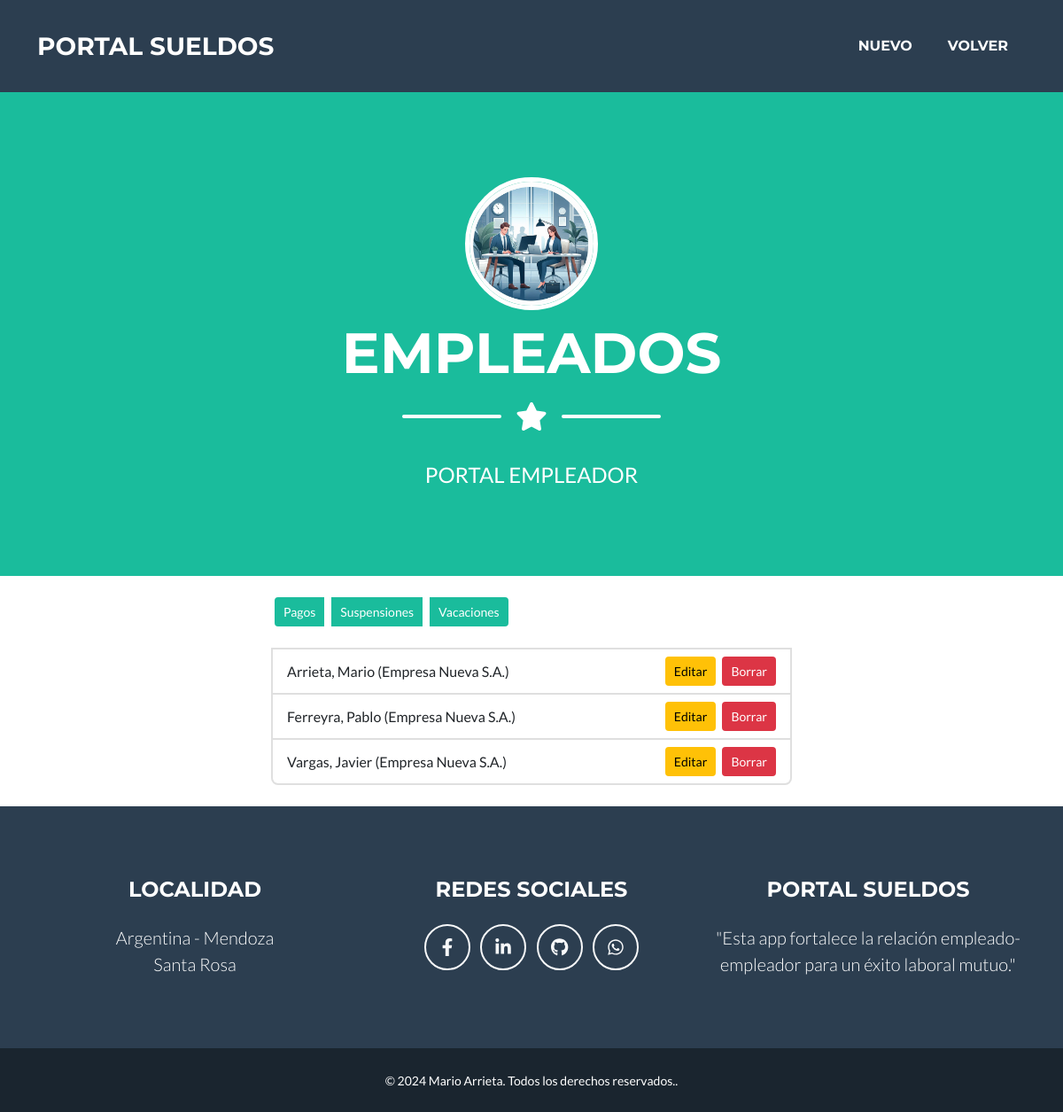
Before: /empleador/empleado/buscar/ (signed in) with the older database file.
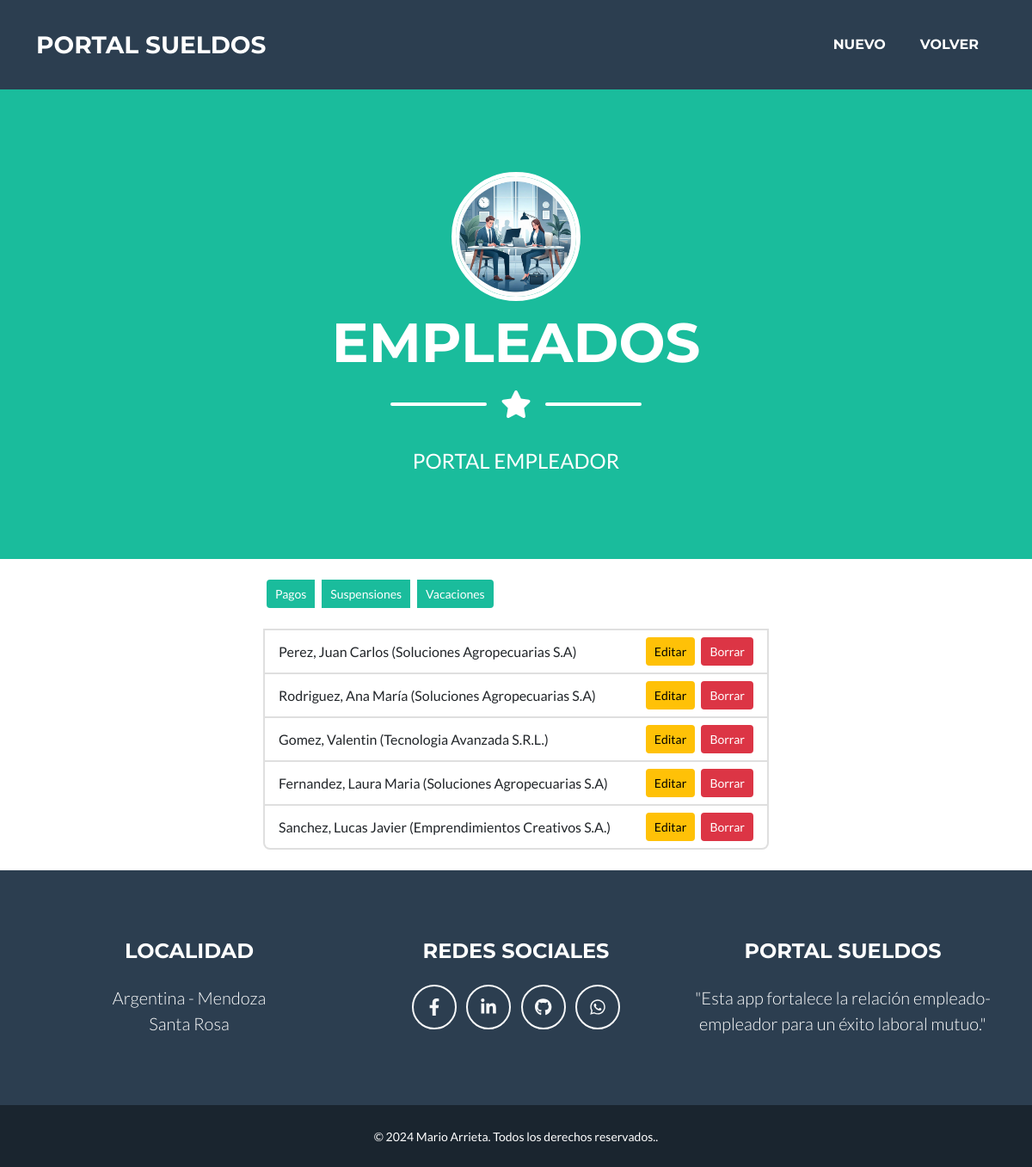
After: the same page with the newer database file.
### empleador/models.py (models this page shows, shortened)
class Empleado (models.Model):
    empleador = models.ForeignKey (Empleador, on_delete=models.CASCADE, verbose_name="Empleador")
    apellido = models.CharField(max_length=50, verbose_name="Apellido")
    nombre = models.CharField(max_length=50, verbose_name="Nombre")
    cuil = models.PositiveIntegerField(validators=[validate_cuil_length], unique=True, verbose_name="CUIL")
    fecha_ingreso = models.DateField(verbose_name="Fecha de ingreso")
    email = models.EmailField(verbose_name= "e-Mail ")
    def __str__(self):
        return f"{self.apellido.title()}, {self.nombre.title()} ({self.empleador.razonSocial.title()})"
    class Meta:
        verbose_name = "Empleado"
        verbose_name_plural = "Empleados"

class Empleador (models.Model):
    razonSocial = models.CharField(max_length=50, verbose_name="Razon Social")
    cuit = models.PositiveIntegerField(validators=[validate_cuil_length], unique=True, verbose_name="CUIT")
    email = models.EmailField(verbose_name="e-Mail")
    class Meta:
        verbose_name = "Empleador"
        verbose_name_plural = "Empleadores"

### empleador/views.py (the view)
class EmpleadoRead(LoginRequiredMixin, ListView):
    model = Empleado
    template_name = "empleador/empleado_buscar.html"
    login_url = reverse_lazy ("empleador:login")

### empleador/templates/empleador/empleado_buscar.html (shortened to what this page needs)
{% extends 'core/base.html' %}
{% load static %}
{% block  titulo%}
    <li class="nav-item mx-0 mx-lg-1"><a class="nav-link py-3 px-0 px-lg-3 rounded" href="{% url 'empleador:empleado_create' %}">Nuevo</a></li>
    <li class="nav-item mx-0 mx-lg-1"><a class="nav-link py-3 px-0 px-lg-3 rounded" href="{% url 'empleador:index' %}">Volver</a></li>
{% endblock titulo %}
{% block imagen %}
   {% static 'empleador/img/empleador.webp' %}
{% endblock imagen %}
{% block pagina%}
   EMPLEADOS
{% endblock pagina%}
{% block mensaje%}
    PORTAL EMPLEADOR
{% endblock mensaje%}
{% block formulario %}
<br>
{% if object_list %}
<div class="row justify-content-center">
    <div class="col-lg-6">
        <div class="btn-group btn-group-sm d-inline-flex">
            <a href="{% url 'empleador:pagos_create' %}" class="btn btn-sm btn-primary mx-1">Pagos</a>
            <a href="{% url 'empleador:suspensiones_create' %}" class="btn btn-sm btn-primary mx-1">Suspensiones</a>
            <a href="{% url 'empleador:vacaciones_create' %}" class="btn btn-sm btn-primary mx-1">Vacaciones</a>
        </div>
        <ul class="list-group">
            <br>
            {% for empleado in object_list %}
            <li class="list-group-item d-flex justify-content-between align-items-center">
                <div>
                    {{ empleado }}
                </div>
                <div>
                    <a href="{% url 'empleador:empleado_update' empleado.id %}" class="btn btn-sm btn-primary mx-1 btn-warning">Editar</a>
                    <a href="{% url 'empleador:empleado_delete' empleado.id %}" class="btn btn-sm btn-danger">Borrar</a>
                </div>
            </li>
            {% endfor %}
        </ul>
    </div>
</div>
{% endif %}
<br>
{% endblock formulario %}

### core/templates/core/base.html (shortened to what this page needs)
{% load static %}
<!DOCTYPE html>
<html lang="es">
    <head>
        <link href="{% static 'core/css/styles.css' %}" rel="stylesheet" />
    </head>
    <body id="page-top">
        <nav class="navbar navbar-expand-lg bg-secondary text-uppercase fixed-top" id="mainNav">
            <div class="container">
                <a class="navbar-brand">Portal Sueldos</a>
                <div class="collapse navbar-collapse" id="navbarResponsive">
                    <ul class="navbar-nav ms-auto">
                        {% block titulo %} {% endblock titulo%}</a></li>
                    </ul>
                </div>
            </div>
        </nav>
        <header class="masthead bg-primary text-white text-center">
            <div class="container d-flex align-items-center flex-column">
                <div class="rounded-circle overflow-hidden" style="width: 150px; height: 150px; border: 5px solid white;">
                    <img class="masthead-avatar" src= "{% block imagen %}{% endblock imagen %}"  alt=""  style="width: 100%; height: 100%; object-fit: cover;">
                </div>
                <h1 class="masthead-heading text-uppercase mb-0" style="margin-top: 20px;">{% block pagina%}{% endblock pagina%}</h1>
                <div class="divider-custom divider-light">
                    <div class="divider-custom-line"></div>
                    <div class="divider-custom-icon"><i class="fas fa-star"></i></div>
                    <div class="divider-custom-line"></div>
                </div>
            </div>
            <p class="masthead-subheading font-weight-light mb-0">{% block mensaje%}{% endblock mensaje%}</p>
        </header>
        {% block formulario %} {% endblock formulario%}
        <footer class="footer text-center">
            <div class="container">
                <div class="row">
                    <div class="col-lg-4 mb-5 mb-lg-0">
                        <h4 class="text-uppercase mb-4">Localidad</h4>
                        <p class="lead mb-0">
                            Argentina - Mendoza
                            <br />
                            Santa Rosa
                        </p>
                    </div>
                    <div class="col-lg-4 mb-5 mb-lg-0">
                        <h4 class="text-uppercase mb-4">Redes Sociales</h4>
                        <a class="btn btn-outline-light btn-social mx-1" href="https://www.facebook.com/mario.arrieta.330467" target="_blank"><i class="fab fa-fw fa-facebook-f"></i></a>
                        <a class="btn btn-outline-light btn-social mx-1" href="https://www.linkedin.com/in/mario-alberto-arrieta-038153252/" target="_blank"><i class="fab fa-fw fa-linkedin-in"></i></a>
                        <a class="btn btn-outline-light btn-social mx-1" href="https://github.com/MarioArrieta" target="_blank"><i class="fab fa-github"></i></a>
                        <a class="btn btn-outline-light btn-social mx-1" href="https://api.whatsapp.com/send?phone=2612467511" target="_blank"><i class="fab fa-fw fa-whatsapp"></i></a>
                    </div>
                    <div class="col-lg-4">
                        <h4 class="text-uppercase mb-4">Portal Sueldos</h4>
                        <p class="lead mb-0">
                            "Esta app fortalece la relación empleado-empleador para un éxito laboral mutuo."
                        </p>
                    </div>
                </div>
            </div>
        </footer>
        <div class="copyright py-4 text-center text-white">
            <div class="container"><small>&copy;   2024 Mario Arrieta. Todos los derechos reservados..</small></div>
        </div>
    </body>
</html>

Changed rows visible on the page:
removed Empleado: apellido+nombre+empleador "Arrieta, Mario (Empresa Nueva S.A.)"
removed Empleado: apellido+nombre+empleador "Ferreyra, Pablo (Empresa Nueva S.A.)"
removed Empleado: apellido+nombre+empleador "Vargas, Javier (Empresa Nueva S.A.)"
added Empleado: apellido+nombre+empleador "Perez, Juan Carlos (Soluciones Agropecuarias S.A)"
added Empleado: apellido+nombre+empleador "Rodriguez, Ana María (Soluciones Agropecuarias S.A)"
added Empleado: apellido+nombre+empleador "Gomez, Valentin (Tecnologia Avanzada S.R.L.)"
added Empleado: apellido+nombre+empleador "Fernandez, Laura Maria (Soluciones Agropecuarias S.A)"
added Empleado: apellido+nombre+empleador "Sanchez, Lucas Javier (Emprendimientos Creativos S.A.)"
